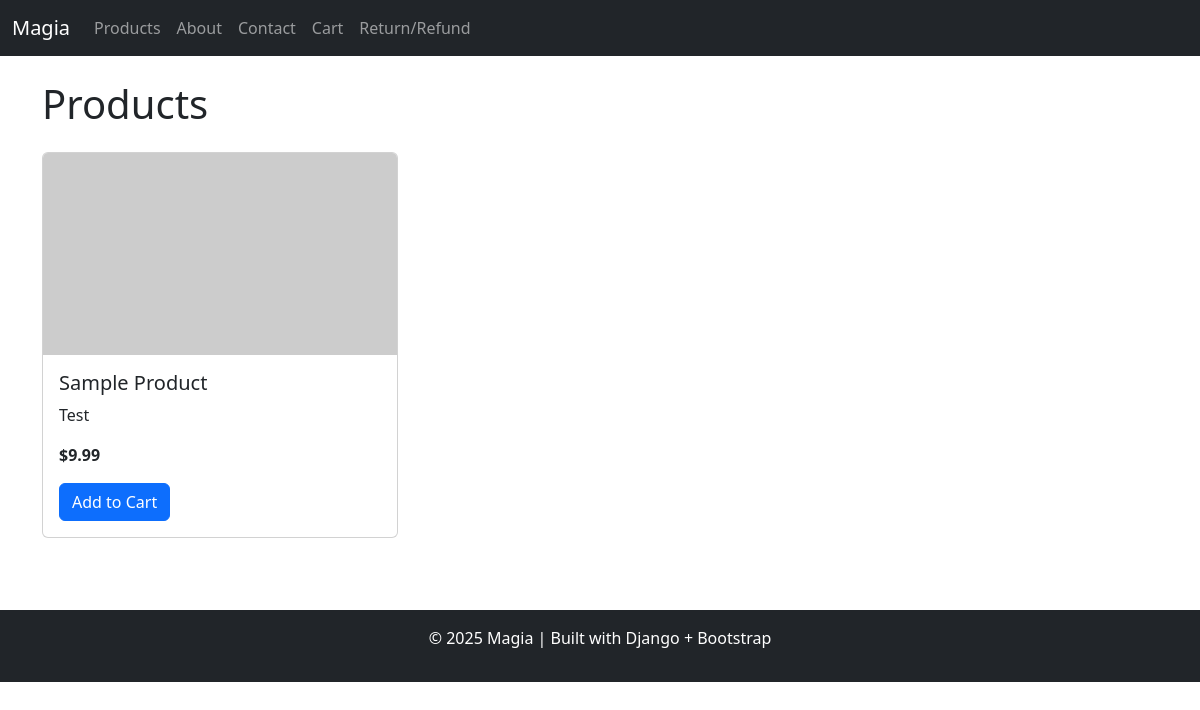
/products/, run on an earlier commit of the app's database.
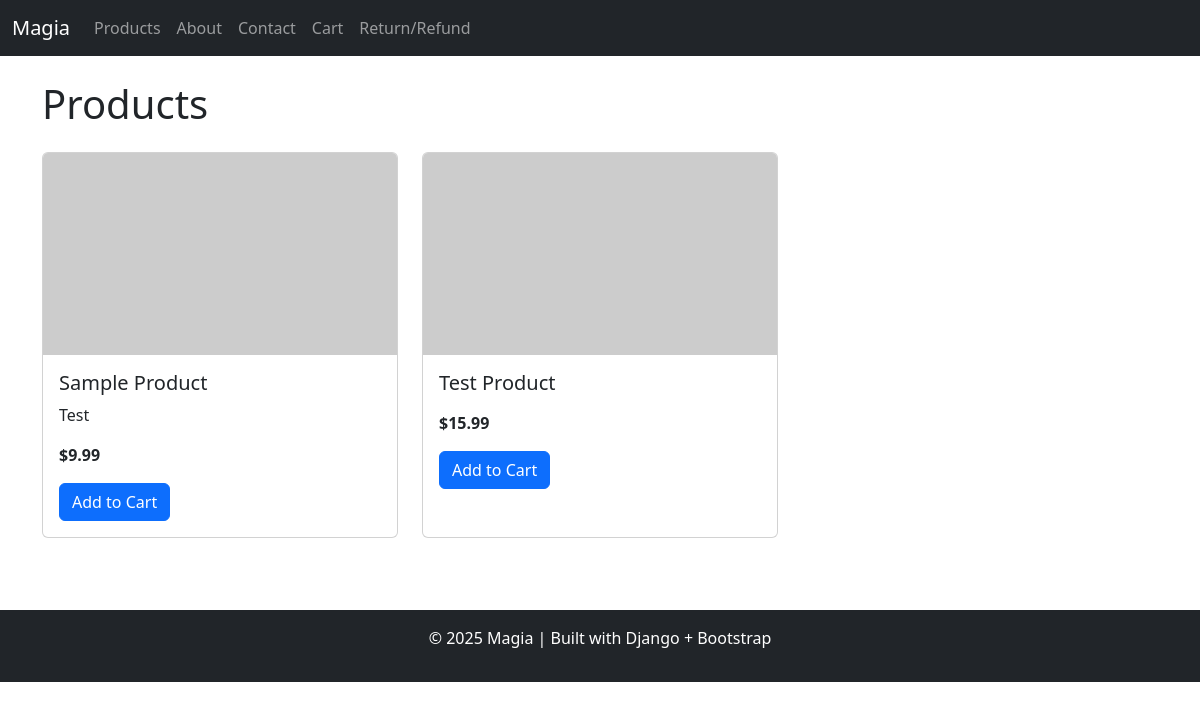
And on a later commit of the database.
### shop/models.py (models this page shows, shortened)
class Product(models.Model):
    name = models.CharField(max_length=200)
    slug = models.SlugField(max_length=200, unique=True, blank=True)
    description = models.TextField(blank=True)
    price = models.DecimalField(max_digits=10, decimal_places=2)
    stock = models.PositiveIntegerField(default=0)
    image = models.ImageField(upload_to='products/', blank=True, null=True)
    created_at = models.DateTimeField(auto_now_add=True)
    updated_at = models.DateTimeField(auto_now=True)

### shop/views.py (the view)
# urls.py: path('products/', views.products, name='products'),
def products(request):
    items = Product.objects.all()
    return render(request, "shop/products.html", {"products": items})

### shop/templates/shop/products.html (shortened to what this page needs)
{% extends "shop/base.html" %}
{% block content %}
<h1 class="mb-4">Products</h1>
<div class="row">
    {% for product in products %}
    <div class="col-md-4 mb-4">
        <div class="card h-100">
            <img src="https://via.placeholder.com/350x200" class="card-img-top" alt="{{ product.name }}">
            <div class="card-body">
                <h5 class="card-title">{{ product.name }}</h5>
                <p class="card-text">{{ product.description }}</p>
                <p class="fw-bold">${{ product.price }}</p>
               <a href="{% url 'add_to_cart' product.id %}" class="btn btn-primary">Add to Cart</a>
            </div>
        </div>
    </div>
    {% empty %}
    <p>No products available.</p>
    {% endfor %}
</div>
{% endblock %}

What changed in the data, as far as the page shows it:
added Product: name "Test Product", price "15.99"
